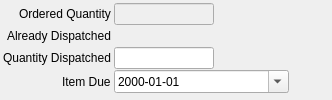
         <widget class="QWidget" name="tab">
          <attribute name="title">
           <string>Dispatch</string>
          </attribute>
          <layout class="QGridLayout" name="gridLayout_9">
           <property name="leftMargin">
            <number>3</number>
           </property>
           <property name="topMargin">
            <number>3</number>
           </property>
           <property name="rightMargin">
            <number>3</number>
           </property>
           <property name="bottomMargin">
            <number>3</number>
           </property>
           <property name="verticalSpacing">
            <number>1</number>
           </property>
           <item row="0" column="0">
            <layout class="QFormLayout" name="formLayout_6">
             <property name="labelAlignment">
              <set>Qt::AlignRight|Qt::AlignTrailing|Qt::AlignVCenter</set>
             </property>
             <property name="horizontalSpacing">
              <number>3</number>
             </property>
             <property name="verticalSpacing">
              <number>1</number>
             </property>
             <item row="0" column="0">
              <widget class="QLabel" name="label_28">
               <property name="text">
                <string>Ordered Quantity</string>
               </property>
              </widget>
             </item>
             <item row="0" column="1">
              <widget class="QLineEdit" name="leOrderedQuantity">
               <property name="enabled">
                <bool>false</bool>
               </property>
               <property name="minimumSize">
                <size>
                 <width>100</width>
                 <height>0</height>
                </size>
               </property>
               <property name="maximumSize">
                <size>
                 <width>100</width>
                 <height>16777215</height>
                </size>
               </property>
               <property name="readOnly">
                <bool>false</bool>
               </property>
              </widget>
             </item>
             <item row="1" column="0">
              <widget class="QLabel" name="label_29">
               <property name="text">
                <string>Already Dispatched</string>
               </property>
              </widget>
             </item>
             <item row="1" column="1">
              <widget class="QLineEdit" name="leAlreadyDispatched">
               <property name="enabled">
                <bool>false</bool>
               </property>
               <property name="minimumSize">
                <size>
                 <width>100</width>
                 <height>0</height>
                </size>
               </property>
               <property name="maximumSize">
                <size>
                 <width>100</width>
                 <height>16777215</height>
                </size>
               </property>
               <property name="frame">
                <bool>false</bool>
               </property>
               <property name="readOnly">
                <bool>true</bool>
               </property>
              </widget>
             </item>
             <item row="2" column="0">
              <widget class="QLabel" name="label_30">
               <property name="text">
                <string>Quantity Dispatched</string>
               </property>
              </widget>
             </item>
             <item row="2" column="1">
              <widget class="QLineEdit" name="leCurrentDispatch">
               <property name="minimumSize">
                <size>
                 <width>100</width>
                 <height>0</height>
                </size>
               </property>
               <property name="maximumSize">
                <size>
                 <width>100</width>
                 <height>16777215</height>
                </size>
               </property>
              </widget>
             </item>
             <item row="3" column="0">
              <widget class="QLabel" name="label_31">
               <property name="text">
                <string>Item Due</string>
               </property>
              </widget>
             </item>
             <item row="3" column="1">
              <widget class="QDateEdit" name="dteItemDue">
               <property name="minimumSize">
                <size>
                 <width>175</width>
                 <height>0</height>
                </size>
               </property>
               <property name="maximumSize">
                <size>
                 <width>175</width>
                 <height>16777215</height>
                </size>
               </property>
               <property name="displayFormat">
                <string>yyyy-MM-dd</string>
               </property>
               <property name="calendarPopup">
                <bool>true</bool>
               </property>
              </widget>
             </item>
            </layout>
           </item>
           <item row="0" column="1">
            <spacer name="horizontalSpacer_4">
             <property name="orientation">
              <enum>Qt::Horizontal</enum>
             </property>
             <property name="sizeHint" stdset="0">
              <size>
               <width>40</width>
               <height>20</height>
              </size>
             </property>
            </spacer>
           </item>
          </layout>
         </widget>
